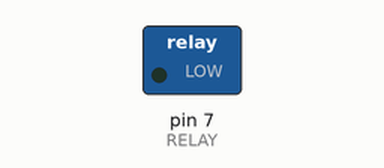
Recording of a sketch running on a simulated Arduino Uno, built with avr-gcc and run on an emulated ATmega328P. On the bench: switched loads named in the sketch (green lamp = pin HIGH). The local clock reads 2024-03-15 10:24:30 at power-on unless the sketch sets it; what the sketch prints to the serial monitor is not drawn.

Above: at 0.4 s.
Timing chart, 0 to 1.9 s (numbered marks = the images above):
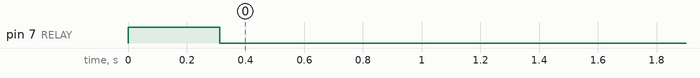

The sketch:

auto_Sunrise_relay_time.ino
```cpp
// ═══════════════════════════════════════════════════════════════
//  Solar irrigation relay controller  —  DS3231 + TimeLib + TimeAlarms
//  v3  (2026-11-18)
//
//  v3 changes vs v2:
//   1. All Serial text wrapped in F() -> stored in flash, not RAM.
//      Frees roughly 800-1000 bytes (v2 was at 91% RAM on an Uno/Nano).
//   2. Catch-up cutoff times: a missed run is only caught up if the
//      reboot happens before a cutoff (morning: noon, evening: 23:30).
//      Stops a morning cycle starting in the middle of the night.
//   3. Stale-clock check: if the RTC is more than 1 day BEHIND the
//      sketch compile time, the clock is treated as untrusted (this
//      is what happened when the DS3231 silently fell back 2 weeks).
//
//  Unchanged from v2: Equation-of-Time fix, month*32+day EEPROM
//  completion stamps, RTC.lostPower() detection, Serial wait timeout.
// ═══════════════════════════════════════════════════════════════

#include <Wire.h>
#include <RTClib.h>
#include <TimeLib.h>
#include <TimeAlarms.h>
#include <EEPROM.h>

// ─── Your location (Udumalpet area, Tamil Nadu) ──────────────
const float LAT =  10.57997;
const float LON =  77.24842;
const float TZ  =  5.5;        // IST = UTC+5:30

// ─── Relay ───────────────────────────────────────────────────
const int RELAY = 7;

// ─── Config ──────────────────────────────────────────────────
const int MORNING_BEFORE_SUNRISE_MIN = 60;
const int MORNING_DURATION_MIN       = 60;
const int EVENING_DURATION_MIN       = 240;

// Catch-up only if the reboot happens BEFORE these times (sec since midnight)
const long MORNING_CATCHUP_UNTIL_SEC = 12L * 3600L;            // 12:00
const long EVENING_CATCHUP_UNTIL_SEC = 23L * 3600L + 1800L;    // 23:30

// ─── EEPROM: last completed run as (month*32+day) stamp ──────
// 2 bytes each, little-endian. Blank EEPROM reads 0xFFFF, which can
// never match a valid stamp (max 12*32+31 = 415).
const int EEPROM_ADDR_MORNING = 0;   // bytes 0-1
const int EEPROM_ADDR_EVENING = 2;   // bytes 2-3

// ─── State ───────────────────────────────────────────────────
bool   relayMorningActive = false;
bool   relayEveningActive = false;
time_t relayOnTimeMorning = 0;
time_t relayOnTimeEvening = 0;

uint16_t morningRunStamp = 0;   // (month*32+day) the current morning run belongs to
uint16_t eveningRunStamp = 0;

long morningOnSec = 0;   // seconds since midnight for morning ON
long eveningOnSec = 0;   // seconds since midnight for evening ON
int  lastCalcDay  = -1;

AlarmID_t morningAlarmID = dtINVALID_ALARM_ID;
AlarmID_t eveningAlarmID = dtINVALID_ALARM_ID;

RTC_DS3231 RTC;

// ─── TimeLib sync bridge ─────────────────────────────────────
time_t getTime() {
  return RTC.now().unixtime();
}

// ─── EEPROM helpers ──────────────────────────────────────────
uint16_t makeStamp(int mo, int dy) {
  return (uint16_t)(mo * 32 + dy);            // unique for every (month, day)
}

void writeStamp(int addr, uint16_t stamp) {
  EEPROM.update(addr,     (uint8_t)(stamp & 0xFF));
  EEPROM.update(addr + 1, (uint8_t)(stamp >> 8));
}

uint16_t readStamp(int addr) {
  return (uint16_t)EEPROM.read(addr) | ((uint16_t)EEPROM.read(addr + 1) << 8);
}

bool morningCompletedOn(uint16_t stamp) { return readStamp(EEPROM_ADDR_MORNING) == stamp; }
bool eveningCompletedOn(uint16_t stamp) { return readStamp(EEPROM_ADDR_EVENING) == stamp; }

// ════════════════════════════════════════════════════════════
//  SOLAR CALCULATOR  (Jean Meeus simplified)
//  type: 0 = sunrise, 1 = civil dusk (sun 6° below horizon)
//  Returns local time as minutes since midnight
// ════════════════════════════════════════════════════════════
float calcSunEvent(int yr, int mo, int dy, float lat, float lon, float tz, int type) {
  int a = (14 - mo) / 12;
  int y = yr + 4800 - a;
  int mm = mo + 12 * a - 3;
  unsigned long JDN = (unsigned long)dy
                    + (unsigned long)((153 * mm + 2) / 5)
                    + (unsigned long)365 * y
                    + (unsigned long)(y / 4)
                    - (unsigned long)(y / 100)
                    + (unsigned long)(y / 400)
                    - 32045UL;

  float n = (float)((long)JDN - 2451545L) - 0.5;

  float L = fmod(280.460 + 0.9856474 * n, 360.0);
  float g = fmod(357.528 + 0.9856003 * n, 360.0);
  if (L < 0) L += 360.0;
  if (g < 0) g += 360.0;

  float gr = g * DEG_TO_RAD;

  float lambda = L + 1.915 * sin(gr) + 0.020 * sin(2.0 * gr);
  float lr     = lambda * DEG_TO_RAD;

  float sinDec = sin(23.439 * DEG_TO_RAD) * sin(lr);
  float dec    = asin(sinDec);

  // Equation of Time (hours): mean longitude minus RIGHT ASCENSION
  float epsR = 23.439 * DEG_TO_RAD;
  float ra   = atan2(cos(epsR) * sin(lr), cos(lr)) * RAD_TO_DEG;
  float dEq  = L - ra;
  dEq       -= 360.0 * floor((dEq + 180.0) / 360.0);   // wrap to [-180, 180)
  float EoT  = dEq / 15.0;                             // hours

  float solarNoonUTC = 12.0 - lon / 15.0 - EoT;

  float h0   = (type == 0) ? -0.8333 : -6.0;
  float latR = lat * DEG_TO_RAD;

  float cosH = (sin(h0 * DEG_TO_RAD) - sin(latR) * sinDec)
             / (cos(latR) * cos(dec));

  if (cosH < -1.0 || cosH > 1.0) return -1;

  float H = acos(cosH) * RAD_TO_DEG;

  float utcH;
  if (type == 0) {
    utcH = solarNoonUTC - H / 15.0;
  } else {
    utcH = solarNoonUTC + H / 15.0;
  }

  while (utcH <   0.0) utcH += 24.0;
  while (utcH >= 24.0) utcH -= 24.0;

  float localH = utcH + tz;
  while (localH >= 24.0) localH -= 24.0;
  while (localH <   0.0) localH += 24.0;

  return localH * 60.0;
}

// ─── Print minutes-since-midnight as HH:MM ───────────────────
void printMinutes(int totalMin) {
  int h = totalMin / 60;
  int m = totalMin % 60;
  Serial.print(h);
  Serial.print(':');
  if (m < 10) Serial.print('0');
  Serial.println(m);
}

// ─── Recalculate alarm times for today ───────────────────────
void calcTodayAlarms() {
  DateTime dt = RTC.now();
  int yr = dt.year();
  int mo = dt.month();
  int dy = dt.day();

  float sunriseMins  = calcSunEvent(yr, mo, dy, LAT, LON, TZ, 0);
  float civilDuskMin = calcSunEvent(yr, mo, dy, LAT, LON, TZ, 1);

  float morningMins  = sunriseMins - MORNING_BEFORE_SUNRISE_MIN;
  if (morningMins < 0) morningMins += 1440;

  morningOnSec = (long)(morningMins  * 60);
  eveningOnSec = (long)(civilDuskMin * 60);

  Serial.print(F("Date         : "));
  Serial.print(dy); Serial.print('/'); Serial.print(mo); Serial.print('/'); Serial.println(yr);
  Serial.print(F("Sunrise      : ")); printMinutes((int)sunriseMins);
  Serial.print(F("Civil dusk   : ")); printMinutes((int)civilDuskMin);
  Serial.print(F("Morning ON   : ")); printMinutes((int)morningMins);
  Serial.print(F("Evening ON   : ")); printMinutes((int)civilDuskMin);

  lastCalcDay = dy;

  if (morningAlarmID != dtINVALID_ALARM_ID) {
    Alarm.free(morningAlarmID);
    morningAlarmID = dtINVALID_ALARM_ID;
  }
  if (eveningAlarmID != dtINVALID_ALARM_ID) {
    Alarm.free(eveningAlarmID);
    eveningAlarmID = dtINVALID_ALARM_ID;
  }

  int mH = (int)(morningOnSec / 3600);
  int mM = (int)((morningOnSec % 3600) / 60);
  int eH = (int)(eveningOnSec / 3600);
  int eM = (int)((eveningOnSec % 3600) / 60);

  morningAlarmID = Alarm.alarmRepeat(mH, mM, 0, MorningAlarm);
  eveningAlarmID = Alarm.alarmRepeat(eH, eM, 0, EveningAlarm);

  Serial.print(F("Alarms set -> Morning "));
  Serial.print(mH); Serial.print(':'); if (mM < 10) Serial.print('0'); Serial.print(mM);
  Serial.print(F("  Evening "));
  Serial.print(eH); Serial.print(':'); if (eM < 10) Serial.print('0'); Serial.println(eM);
}

// ════════════════════════════════════════════════════════════
//  POWER CUT / RESET RECOVERY
//  1) Boot INSIDE a window            -> resume mid-way
//  2) Boot AFTER a window closed, run never completed today (EEPROM
//     stamp) AND still before the catch-up cutoff -> run FULL duration
//  Skipped entirely if the RTC clock is untrusted.
// ════════════════════════════════════════════════════════════
void checkRelayRecovery(bool timeTrustworthy) {
  DateTime dt = RTC.now();

  long nowSec = (long)dt.hour() * 3600L + dt.minute() * 60L + dt.second();
  uint16_t todayStamp = makeStamp(dt.month(), dt.day());

  long morningOffSec = morningOnSec + MORNING_DURATION_MIN * 60L;
  long eveningOffSec = eveningOnSec + EVENING_DURATION_MIN * 60L;

  Serial.print(F("Boot time (sec since midnight): "));
  Serial.println(nowSec);
  Serial.print(F("Morning window: "));
  Serial.print(morningOnSec); Serial.print(F(" -> ")); Serial.println(morningOffSec);
  Serial.print(F("Evening window: "));
  Serial.print(eveningOnSec); Serial.print(F(" -> ")); Serial.println(eveningOffSec);

  if (!timeTrustworthy) {
    Serial.println(F("!! RTC untrusted - skipping resume/catch-up this boot."));
    return;
  }

  bool morningDone = morningCompletedOn(todayStamp);
  bool eveningDone = eveningCompletedOn(todayStamp);
  Serial.print(F("Morning already completed today: ")); Serial.println(morningDone ? F("YES") : F("NO"));
  Serial.print(F("Evening already completed today: ")); Serial.println(eveningDone ? F("YES") : F("NO"));

  bool didSomething = false;

  // ── Morning: boot INSIDE window -> resume ─────────────────
  if (nowSec >= morningOnSec && nowSec < morningOffSec) {
    digitalWrite(RELAY, LOW);
    relayMorningActive = true;
    relayOnTimeMorning = now() - (nowSec - morningOnSec);
    morningRunStamp    = todayStamp;
    Serial.println(F(">>> RECOVERED: Morning relay ON (resumed mid-window)"));
    Serial.print(F("Elapsed (min): "));
    Serial.println((nowSec - morningOnSec) / 60);
    Serial.print(F("Remaining (min): "));
    Serial.println((morningOffSec - nowSec) / 60);
    didSomething = true;
  }
  // ── Morning: missed, not completed, before cutoff -> catch up ──
  else if (nowSec >= morningOffSec && nowSec < MORNING_CATCHUP_UNTIL_SEC && !morningDone) {
    digitalWrite(RELAY, LOW);
    relayMorningActive = true;
    relayOnTimeMorning = now();      // full fresh duration starts now
    morningRunStamp    = todayStamp;
    Serial.println(F(">>> CATCH-UP: Morning run missed - running full duration now"));
    didSomething = true;
  }

  // ── Evening: boot INSIDE window -> resume ─────────────────
  if (nowSec >= eveningOnSec && nowSec < eveningOffSec) {
    digitalWrite(RELAY, LOW);
    relayEveningActive = true;
    relayOnTimeEvening = now() - (nowSec - eveningOnSec);
    eveningRunStamp    = todayStamp;
    Serial.println(F(">>> RECOVERED: Evening relay ON (resumed mid-window)"));
    Serial.print(F("Elapsed (min): "));
    Serial.println((nowSec - eveningOnSec) / 60);
    Serial.print(F("Remaining (min): "));
    Serial.println((eveningOffSec - nowSec) / 60);
    didSomething = true;
  }
  // ── Evening: missed, not completed, before cutoff -> catch up ──
  else if (nowSec >= eveningOffSec && nowSec < EVENING_CATCHUP_UNTIL_SEC && !eveningDone) {
    digitalWrite(RELAY, LOW);
    relayEveningActive = true;
    relayOnTimeEvening = now();      // full fresh duration starts now
    eveningRunStamp    = todayStamp;
    Serial.println(F(">>> CATCH-UP: Evening run missed - running full duration now"));
    didSomething = true;
  }

  if (!didSomething) {
    Serial.println(F("No resume/catch-up needed - relay stays OFF"));
  }

  // NOTE: both flags can be active at once (e.g. catch-up of one run while
  // the other window is open). There is one relay pin, so loop() only
  // writes RELAY HIGH once neither run is still active.
}

// ─── Setup ───────────────────────────────────────────────────
void setup() {
  pinMode(RELAY, OUTPUT);
  digitalWrite(RELAY, HIGH);   // relay OFF initially (active-LOW module)

  Serial.begin(9600);

  // Wait up to 2 s for the serial monitor, then continue anyway.
  uint32_t t0 = millis();
  while (!Serial && (millis() - t0 < 2000UL)) {}

  if (!RTC.begin()) {
    Serial.println(F("RTC not found! Check wiring."));
    while (1);
  }
  Serial.println(F("RTC OK"));

  // Clock trust checks:
  //  a) RTC.lostPower()  -> oscillator stopped (dead CR2032 / first power-up)
  //  b) RTC more than 1 day behind the sketch compile time -> stale clock
  bool timeTrustworthy = true;
  DateTime compiled(F(__DATE__), F(__TIME__));

  if (RTC.lostPower()) {
    timeTrustworthy = false;
    Serial.println(F("!! RTC LOST POWER - clock invalid."));
  } else if (RTC.now().unixtime() + 86400UL < compiled.unixtime()) {
    timeTrustworthy = false;
    Serial.println(F("!! RTC is far BEHIND compile time - clock stale."));
  }

  if (!timeTrustworthy) {
    Serial.println(F("!! Seeding clock from compile time (may not be today)."));
    Serial.println(F("!! Set the correct time and replace the CR2032."));
    Serial.println(F("!! Resume/catch-up disabled this boot; alarms still run."));
    RTC.adjust(compiled);
  }

  setSyncProvider(getTime);
  setSyncInterval(300);

  int retries = 0;
  while (timeStatus() != timeSet && retries < 10) {
    delay(200);
    retries++;
  }
  if (timeStatus() != timeSet) {
    Serial.println(F("WARNING: TimeLib sync failed, using RTC directly"));
  } else {
    Serial.println(F("TimeLib synced from RTC"));
  }

  calcTodayAlarms();                    // sets morningOnSec + eveningOnSec FIRST
  checkRelayRecovery(timeTrustworthy);  // then recovery / catch-up uses those values
}

// ─── Loop ────────────────────────────────────────────────────
void loop() {
  Alarm.delay(1000);
  digitalClockDisplay();

  DateTime dt = RTC.now();
  if (dt.day() != lastCalcDay) {
    Serial.println(F("New day - recalculating solar times..."));
    calcTodayAlarms();
  }

  // Morning OFF
  if (relayMorningActive && now() - relayOnTimeMorning >= MORNING_DURATION_MIN * 60L) {
    relayMorningActive = false;
    writeStamp(EEPROM_ADDR_MORNING, morningRunStamp);   // mark the run's date, not "now"
    if (!relayEveningActive) digitalWrite(RELAY, HIGH); // don't cut evening off early
    Serial.println(F("Morning OFF"));
  }

  // Evening OFF
  if (relayEveningActive && now() - relayOnTimeEvening >= EVENING_DURATION_MIN * 60L) {
    relayEveningActive = false;
    writeStamp(EEPROM_ADDR_EVENING, eveningRunStamp);   // mark the run's date, not "now"
    if (!relayMorningActive) digitalWrite(RELAY, HIGH); // don't cut morning off early
    Serial.println(F("Evening OFF"));
  }
}

// ─── Alarm callbacks ─────────────────────────────────────────
void MorningAlarm() {
  DateTime dt = RTC.now();
  Serial.println(F("Morning ON"));
  digitalWrite(RELAY, LOW);
  relayMorningActive = true;
  relayOnTimeMorning = now();
  morningRunStamp    = makeStamp(dt.month(), dt.day());
}

void EveningAlarm() {
  DateTime dt = RTC.now();
  Serial.println(F("Evening ON"));
  digitalWrite(RELAY, LOW);
  relayEveningActive = true;
  relayOnTimeEvening = now();
  eveningRunStamp    = makeStamp(dt.month(), dt.day());
}

// ─── Clock display ───────────────────────────────────────────
void digitalClockDisplay() {
  Serial.print(hour());
  printDigits(minute());
  printDigits(second());
  Serial.println();
}

void printDigits(int digits) {
  Serial.print(':');
  if (digits < 10) Serial.print('0');
  Serial.print(digits);
}
```
